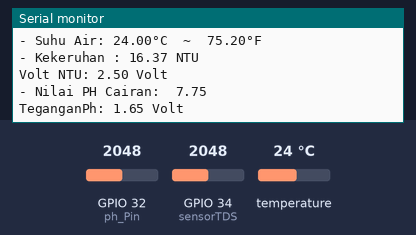
Recording of a sketch running on a simulated ESP32. Parts: the last lines printed to the serial monitor. Inputs (shaded band) come from the test bench; at power-on: temperature 24 °C, GPIO 32 (ph_Pin) = 2048, GPIO 34 (sensorTDS) = 2048. WiFi joins after 1.5 s; servers stay silent unless stated; the local clock reads 2024-03-15 10:24:30 at power-on unless the sketch sets it.

Above: at 3.2 s.
3.3 s: temperature set to 12 °C
At 7.6 s:
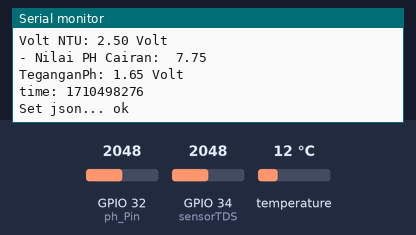
9.0 s: GPIO 32 (ph_Pin) set to 2866
At 13.4 s:
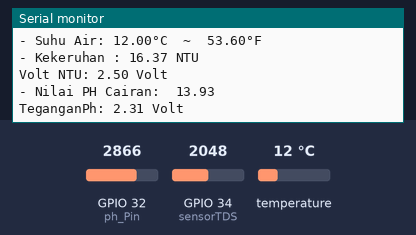
14.7 s: GPIO 34 (sensorTDS) set to 2866
At 18.4 s:
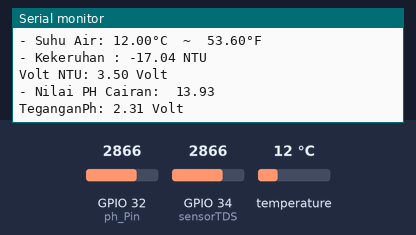
20.4 s: temperature set to 19 °C
26.1 s: GPIO 32 (ph_Pin) set to 3603
At 27.1 s:
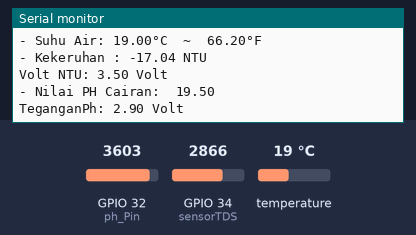
31.8 s: GPIO 34 (sensorTDS) set to 3603
At 37.0 s:
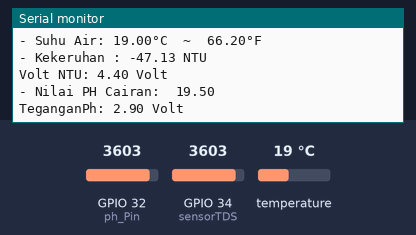
Timing chart, 0 to 38.5 s (numbered marks = the images above; inputs shaded):
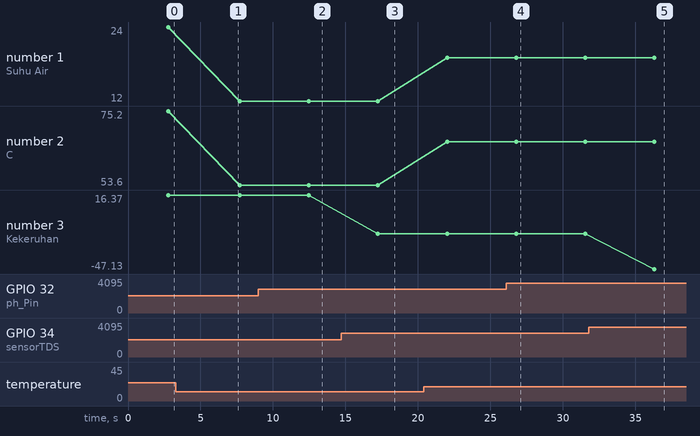

The sketch:

MonitoringAir.ino
```cpp
#include <OneWire.h>
#include <DallasTemperature.h>
#include <Arduino.h>
#include <WiFi.h>
#include <Firebase_ESP_Client.h>
#include <time.h>

// Provide the token generation process info.
#include "addons/TokenHelper.h"

// Provide the RTDB payload printing info and other helper functions.
//CONFIG DATA YANG DIPERLUKAN UNTUK MENGIRIM DATA KE SERVER FIREBASE

#include "addons/RTDBHelper.h"
#define WIFI_SSID "hpkentang" //WIFI KAMPUS
#define WIFI_PASSWORD "aimbot12"//PW WIFI KAMPUS
#define API_KEY "AIzaSyDJT3U7MFM00UOF7ffn1ktYQonURZRM6JI"
#define USER_EMAIL "mardoslg03@gmail.com"
#define USER_PASSWORD "westronger10"

// Insert RTDB URLefine the RTDB URL
#define DATABASE_URL "https://monitoring-air-8b41c-default-rtdb.asia-southeast1.firebasedatabase.app/"

// Define Firebase objects
FirebaseData fbdo;
FirebaseAuth auth;
FirebaseConfig config;

// Simpan uid token untuk bisa input data ke firebase
String uid;

// main structure database to be updated in setup with the user UID
String databasePath;
// Database child nodes
String tempPath = "/temperature";
String turPath = "/turbidity";
String acidPath = "/acidity";
String timePath = "/timestamp";

// Parent Node (akan diupdate ketika loop() has been running)
String parentPath;

int timestamp;
FirebaseJson json;

//server untuk membuat timestamp
const char* ntpServer = "pool.ntp.org";

//DAFTAR PIN SENSOR
int sensorTDS = 34; // analog pin
#define SENSOR_PIN  17 // ESP32 Digital pin GPIO17 connected to DS18B20 sensor's DATA pin
const int ph_Pin = 32; // analog pin

OneWire oneWire(SENSOR_PIN);
DallasTemperature DS18B20(&oneWire);
static float kekeruhan;
static float teg;
float tempC; // temperature in Celsius
float tempF; // temperature in Fahrenheit
float Po = 0;
float PH_step;
int nilai_analog_PH;
double TeganganPh;

//untuk kalibrasi PH
float PH4 = 1.250;
float PH7 = 1.570;

// Timer variables (atur waktu untuk kirim data ke server melalui timer Delay satuan miliSekon)
unsigned long sendDataPrevMillis = 0;
unsigned long timerDelay = 60000;// 60.000 MILISEKON = 1 MENIT

// Initialize WiFi
void initWiFi() {
  WiFi.begin(WIFI_SSID, WIFI_PASSWORD);
  Serial.print("Connecting to WiFi ..");
  while (WiFi.status() != WL_CONNECTED) {
    Serial.print('.');
    delay(1000);
  }
  Serial.println(WiFi.localIP());
  Serial.println();
}

unsigned long getTime() {
  time_t now;
  struct tm timeinfo;
  if (!getLocalTime(&timeinfo)) {
    return(0);
  }
  time(&now);
  return now;
}

void setup() {

  Serial.begin(115200); // initialize serial
  DS18B20.begin();    // initialize the DS18B20 sensor
  pinMode (ph_Pin , INPUT);

  initWiFi();
  configTime(0, 0, ntpServer);

  // Assign the api key (required)
  config.api_key = API_KEY;

  // Assign the user sign in credentials
  auth.user.email = USER_EMAIL;
  auth.user.password = USER_PASSWORD;

  // Assign the RTDB URL (required)
  config.database_url = DATABASE_URL;

  Firebase.reconnectWiFi(true);
  fbdo.setResponseSize(4096);

   // Assign the callback function for the long running token generation task */
  config.token_status_callback = tokenStatusCallback; //see addons/TokenHelper.h

  // Assign the maximum retry of token generation
  config.max_token_generation_retry = 5;

  // Initialize the library with the Firebase authen and config
  Firebase.begin(&config, &auth);

  // Getting the user UID might take a few seconds
  Serial.println("Getting User UID");
  while ((auth.token.uid) == "") {
    Serial.print('.');
    delay(1000);
  }
  // Print user UID
  uid = auth.token.uid.c_str();
  Serial.print("User UID: ");
  Serial.println(uid);

  // Update database path
  databasePath = "/UsersData/" + uid + "/readings";

}

//akan diulang
void loop() {

  // SENSOR SUHU
  DS18B20.requestTemperatures();       // send the command to get temperatures
  tempC = DS18B20.getTempCByIndex(0);  // read temperature in °C
  tempF = tempC * 9 / 5 + 32; // convert °C to °F

  // SENSOR TURBIDITY
  teg = analogRead(sensorTDS)*(5.0/4095.0); // hitung tegangan yang didapat
  kekeruhan = 100.00-(teg/2.99)*100.00;
  // NTU = 100.00-(tegangan yang diterima / tegangan didapat saat air jernih)*100.00

  // SENSOR PH
  nilai_analog_PH = analogRead(ph_Pin);
  TeganganPh = 3.3 / 4095.0 * nilai_analog_PH;

  Serial.print("- Suhu Air: ");
  Serial.print(tempC);    // print the temperature in °C
  Serial.print("°C");
  Serial.print("  ~  ");  // separator between °C and °F
  Serial.print(tempF);    // print the temperature in °F
  Serial.println("°F");
  Serial.print("- Kekeruhan : ");
  Serial.print(kekeruhan);
  Serial.println(" NTU");
  Serial.print("Volt NTU: ");
  Serial.print(teg);
  Serial.println(" Volt");

  // PERHITUNGAN KONVERSI ANALOG KE PH
  PH_step=(PH4-PH7)/3;
  Po = 7.00 +((PH7 - TeganganPh) / PH_step); // Po= 7.00 ((teganganPh7 -Tegangan ph / PH STEP);

  Serial.print("- Nilai PH Cairan:  ");
  Serial.println(Po, 2);
  Serial.print("TeganganPh: ");
  Serial.print(TeganganPh);
  Serial.println(" Volt");
  delay(4000);

  // Send new readings to database ubah timerDelay mengatur jadwal kirim data ke server satuan milisekon

  if (Firebase.ready() && (millis() - sendDataPrevMillis > timerDelay || sendDataPrevMillis == 0)){
    sendDataPrevMillis = millis();

    //Get current timestamp
    timestamp = getTime();
    Serial.print ("time: ");
    Serial.println (timestamp);

    parentPath= databasePath + "/" + String(timestamp);

    json.set(tempPath.c_str(), String(tempC));
    json.set(turPath.c_str(), String(kekeruhan));
    json.set(acidPath.c_str(), String(Po));
    json.set(timePath, String(timestamp));
    Serial.printf("Set json... %s\n", Firebase.RTDB.setJSON(&fbdo, parentPath.c_str(), &json) ? "ok" : fbdo.errorReason().c_str());
  }
}
```

Measured:
- after the input at 9.0 s, the serial monitor: prints a new line after 3.5 s (image 2)
- after the input at 14.7 s, the serial monitor: prints a new line after 2.5 s (image 3)
- after the input at 26.1 s, the serial monitor: prints a new line after 0.69 s (image 4)
- after the input at 31.8 s, the serial monitor: prints a new line after 4.5 s (image 5)
- plotted number 1: 24 → 12 after the input at 3.3 s, 12 → 19 after the input at 20.4 s
- plotted number 2: 75.2 → 53.6 after the input at 3.3 s, 53.6 → 66.2 after the input at 20.4 s
- plotted number 3: 16.37 → -17.04 after the input at 14.7 s, -17.04 → -47.13 after the input at 31.8 s
